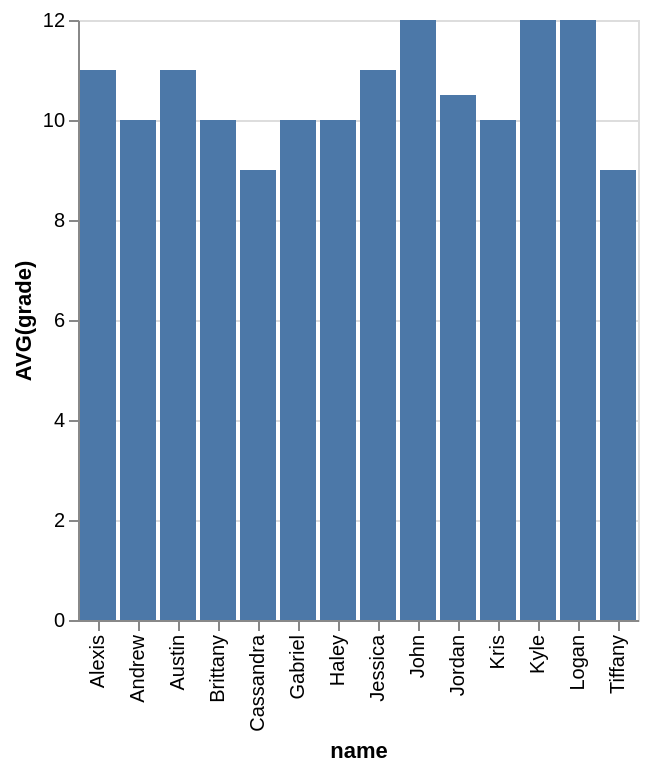

Specify this chart in Vega-Lite:
### Vega-Lite specification from a JSON file in a GitHub repository (floating-point values rounded to 4 significant figures)
{"data": {"values": [{"x_data": "Alexis", "y_data": 11}, {"x_data": "Andrew", "y_data": 10}, {"x_data": "Austin", "y_data": 11}, {"x_data": "Brittany", "y_data": 10}, {"x_data": "Cassandra", "y_data": 9}, {"x_data": "Gabriel", "y_data": 10}, {"x_data": "Haley", "y_data": 10}, {"x_data": "Jessica", "y_data": 11}, {"x_data": "John", "y_data": 12}, {"x_data": "Jordan", "y_data": 10.5}, {"x_data": "Kris", "y_data": 10}, {"x_data": "Kyle", "y_data": 12}, {"x_data": "Logan", "y_data": 12}, {"x_data": "Tiffany", "y_data": 9}]}, "mark": "bar", "encoding": {"x": {"field": "x_data", "type": "nominal", "title": "name", "sort": "ascending"}, "y": {"field": "y_data", "type": "quantitative", "title": "AVG(grade)"}}}
